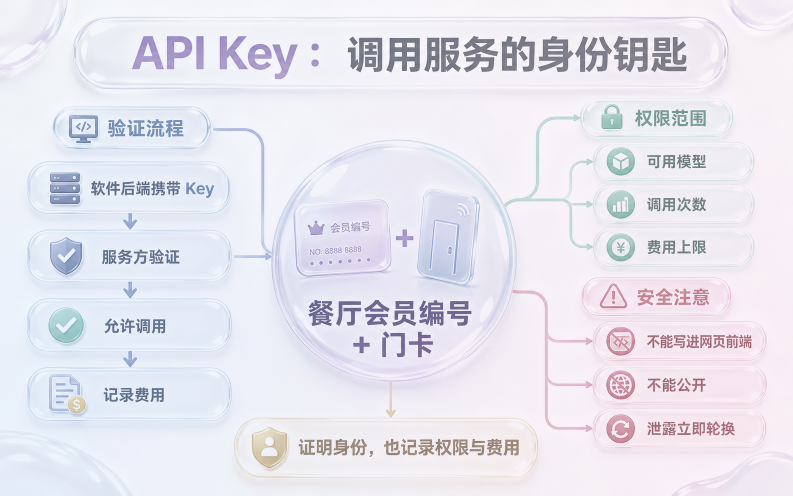
#> input picture archive/legacy-visuals/mindmaps-style2/api-key.png, 1586 x 992 px (shown at 1/2 size)
$ python -i build-frosted-mindmap-variants.py   (imports and definitions only)
#> lines starting #> are read from the running program, lines starting #| are printed output that depends on the picture
#> further down, picture is the input picture: PIL image 1586x992 RGB; mean R, G, B 230.5, 229.2, 238.3
from pathlib import Path

from PIL import Image, ImageChops, ImageEnhance, ImageFilter


ROOT = Path(__file__).resolve().parents[1]
SOURCE = ROOT / "archive" / "source-images" / "mindmaps"
STYLE_2 = ROOT / "archive" / "legacy-visuals" / "mindmaps-style2"
STYLE_3 = ROOT / "archive" / "legacy-visuals" / "mindmaps-style3"


def radial_glow(size: tuple[int, int], center: tuple[float, float], color: tuple[int, int, int], strength: int) -> Image.Image:
    width, height = size
    sample_width, sample_height = 96, max(48, round(96 * height / width))
    mask = Image.new("L", (sample_width, sample_height), 0)
    pixels = mask.load()
    cx, cy = center[0] * sample_width, center[1] * sample_height
    radius = max(sample_width, sample_height) * 0.72
    for y in range(sample_height):
        for x in range(sample_width):
            distance = ((x - cx) ** 2 + (y - cy) ** 2) ** 0.5
            pixels[x, y] = max(0, int(strength * (1 - distance / radius)))
    mask = mask.resize(size, Image.Resampling.BICUBIC)
    layer = Image.new("RGBA", size, (*color, 0))
    layer.putalpha(mask.filter(ImageFilter.GaussianBlur(radius=max(24, width // 24))))
    return layer


def add_mist(image: Image.Image, glows: list[tuple[tuple[float, float], tuple[int, int, int], int]]) -> Image.Image:
    base = image.convert("RGBA")
    for center, color, strength in glows:
        base = Image.alpha_composite(base, radial_glow(base.size, center, color, strength))
    return base.convert("RGB")


def style_2(source: Image.Image) -> Image.Image:
    image = source.convert("RGB")
    image = ImageEnhance.Color(image).enhance(0.50)
    image = ImageEnhance.Contrast(image).enhance(0.93)
    image = Image.blend(image, Image.new("RGB", image.size, (252, 251, 250)), 0.23)
    image = add_mist(image, [
        ((0.03, 0.78), (135, 193, 255), 34),
        ((0.98, 0.76), (255, 164, 213), 31),
        ((0.53, 0.52), (196, 174, 255), 18),
    ])
    return ImageEnhance.Sharpness(image).enhance(1.08)


def style_3(source: Image.Image) -> Image.Image:
    image = source.convert("RGB")
    image = ImageEnhance.Color(image).enhance(0.72)
    image = ImageEnhance.Brightness(image).enhance(0.96)
    image = ImageEnhance.Contrast(image).enhance(1.06)
    image = Image.blend(image, Image.new("RGB", image.size, (241, 237, 236)), 0.12)
    image = add_mist(image, [
        ((0.12, 0.12), (255, 194, 182), 22),
        ((0.88, 0.20), (198, 172, 255), 30),
        ((0.82, 0.92), (124, 209, 255), 24),
        ((0.20, 0.86), (242, 155, 219), 26),
    ])
#> the loop in add_mist, `for center, color, strength in glows:` made 4 passes
#> pass 1, in radial_glow, `mask = mask.resize(size, Image.Resampling.BICUBIC)`:
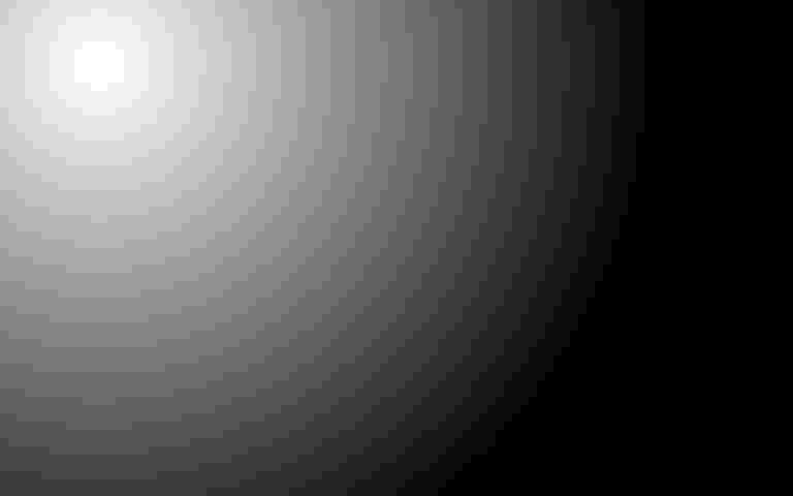
#> mask: PIL image 1586x992 L (shown at 1/2 size); min 0, max 21, mean 7; drawn with min black and max white
#> after the loop in add_mist, `for center, color, strength in glows:`:
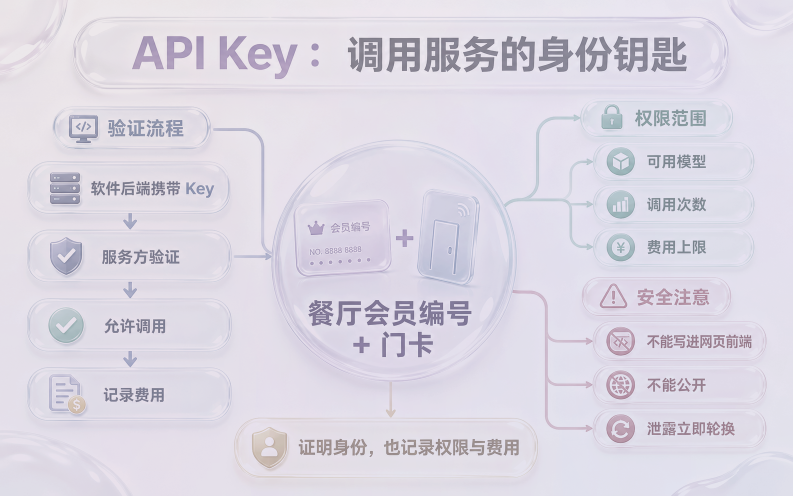
#> base: PIL image 1586x992 RGBA (shown at 1/2 size); mean R, G, B, A 219.6, 215.4, 227, 255
    detail = image.filter(ImageFilter.UnsharpMask(radius=2.2, percent=115, threshold=5))
    image = Image.blend(image, detail, 0.28)
    edge = image.filter(ImageFilter.FIND_EDGES).filter(ImageFilter.GaussianBlur(0.7))
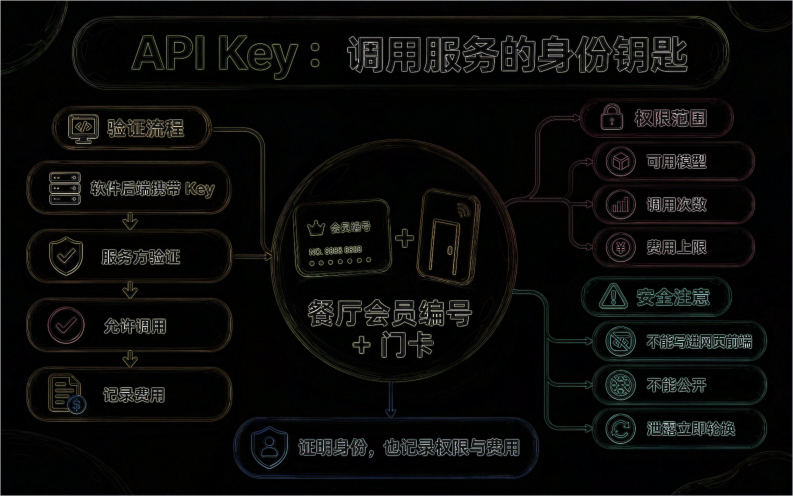
#> edge: PIL image 1586x992 RGB (shown at 1/2 size); mean R, G, B 10.9, 11, 10.1
    edge = ImageEnhance.Brightness(edge).enhance(0.22)
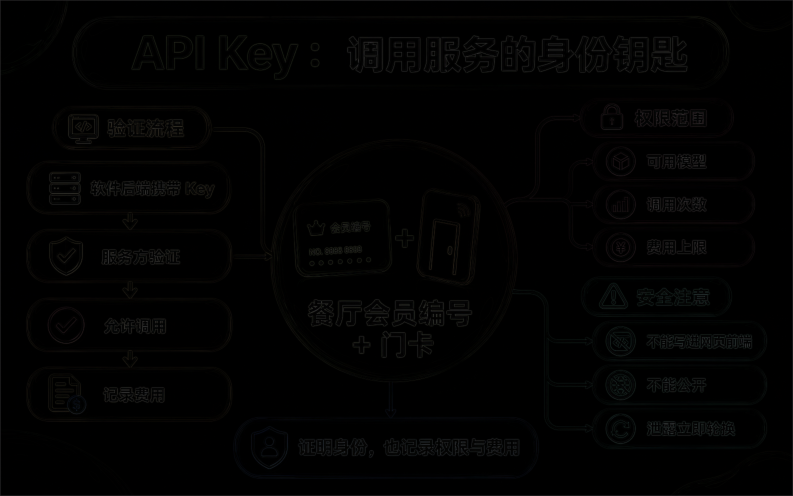
#> edge: PIL image 1586x992 RGB (shown at 1/2 size); mean R, G, B 2.1, 2.1, 1.9
    return ImageChops.screen(image, edge)


def main() -> None:
    STYLE_2.mkdir(parents=True, exist_ok=True)
    STYLE_3.mkdir(parents=True, exist_ok=True)
    sources = sorted(SOURCE.glob("*.png"))
    for path in sources:
        with Image.open(path) as opened:
            original = opened.convert("RGB")
            style_2_path = STYLE_2 / path.name
            style_3_path = STYLE_3 / path.name
            if not style_2_path.exists():
                style_2(original).save(style_2_path, format="PNG", optimize=True)
            if not style_3_path.exists():
                style_3(original).save(style_3_path, format="PNG", optimize=True)
    print(f"Generated {len(sources)} style-2 and {len(sources)} style-3 mind maps")


# [2 lines not run here, left out]

>>> from PIL import Image
>>> picture = Image.open('../archive/legacy-visuals/mindmaps-style2/api-key.png')
>>> result = style_3(picture)

$ run again, on archive/legacy-visuals/review-examples/01-comparison.png
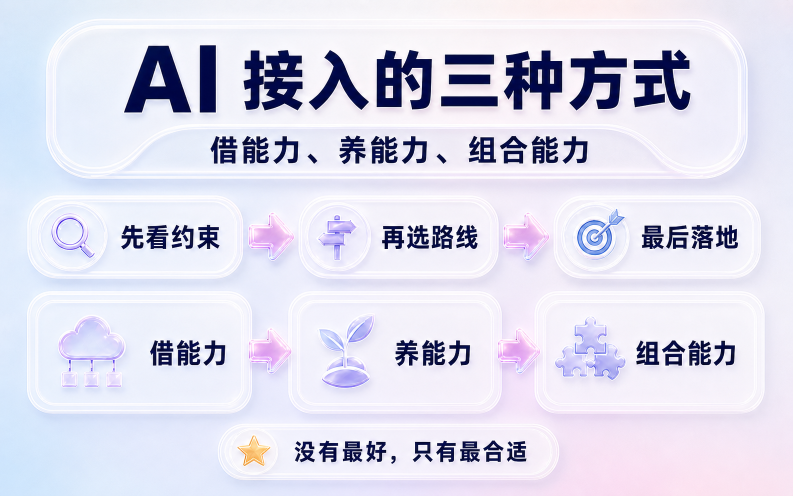
#> input picture archive/legacy-visuals/review-examples/01-comparison.png, 1586 x 992 px (shown at 1/2 size)
#> picture is the input picture: PIL image 1586x992 RGB; mean R, G, B 220.7, 219.8, 235.7
#> after the loop in add_mist, `for center, color, strength in glows:`:
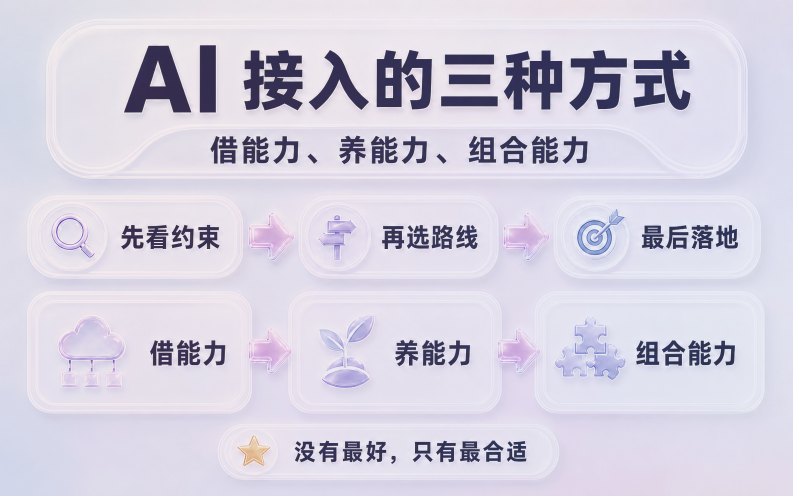
#> base: PIL image 1586x992 RGBA (shown at 1/2 size); mean R, G, B, A 213, 209, 224.1, 255
#> in style_3, `edge = ImageEnhance.Brightness(edge).enhance(0.22)`:
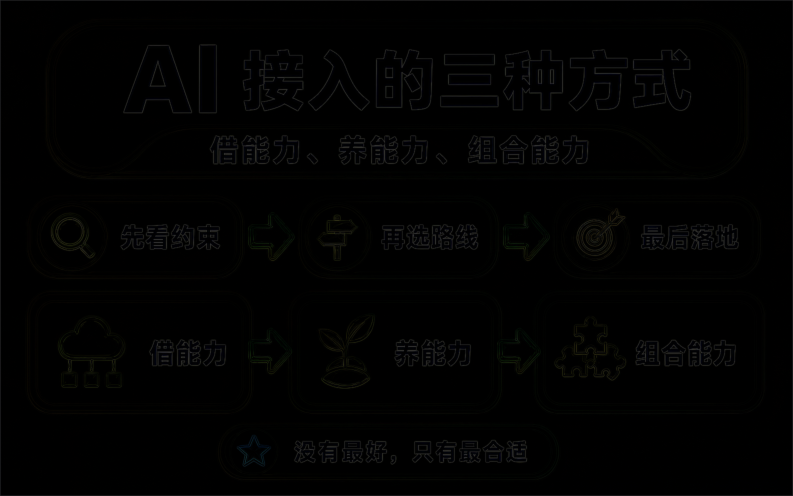
#> edge: PIL image 1586x992 RGB (shown at 1/2 size); mean R, G, B 1.8, 1.8, 1.6
